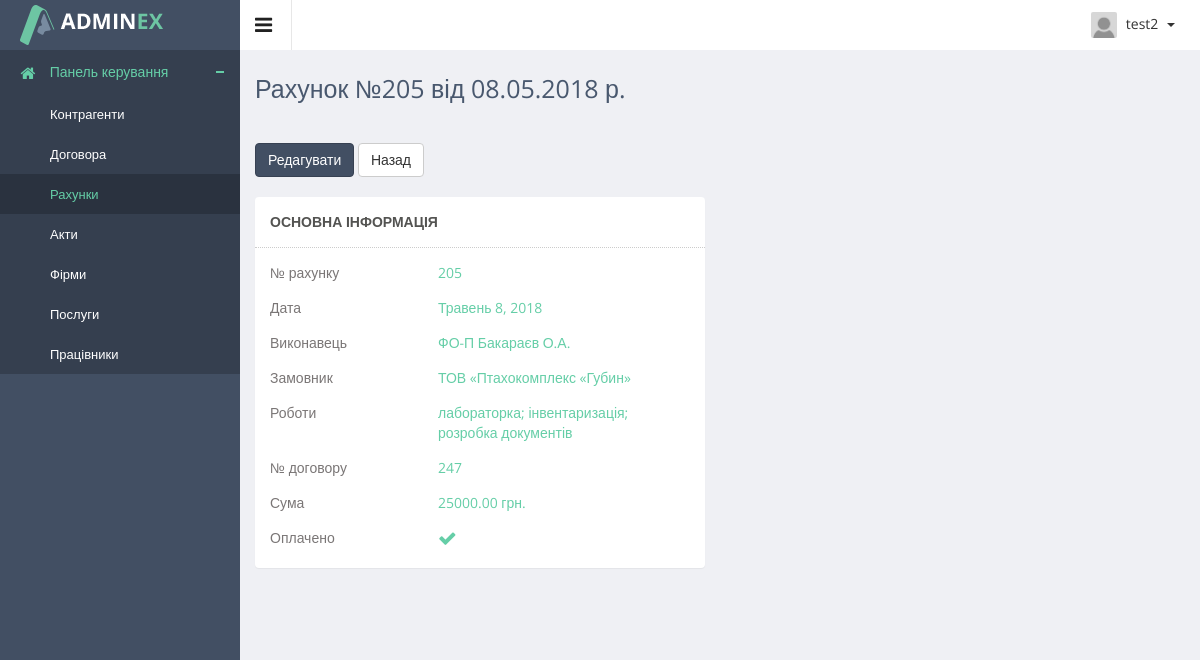
Page /crm/invoice/read/8 (signed in) on the committed database.
### authapp/models.py (models this page shows)
class ProjectUser(AbstractUser):
    parent_name = models.CharField(verbose_name='по-батькові', max_length=20, blank=True)
    date_of_birth = models.DateField(verbose_name='дата народження', blank=True, null=True)
    phone1 = models.CharField(verbose_name='номер телефона', max_length=16, blank=True)
    phone2 = models.CharField(verbose_name='номер телефона', max_length=16, blank=True, null=True)
    avatar = models.ImageField(verbose_name='фото', upload_to='users_avatars', blank=True)
    is_dir = models.BooleanField(verbose_name='керівник', default=False)
    is_assistant = models.BooleanField(verbose_name='помічник', default=False)
    is_client = models.BooleanField(verbose_name='клієнт', default=False)
    def __str__(self):
        return self.username

### crmapp/models.py (models this page shows, shortened)
class Invoice(models.Model):
    num_invoice = models.PositiveIntegerField(verbose_name='№ рахунку', blank=True)
    date_create = models.DateField(verbose_name='дата')
    contract = models.ForeignKey(Contract, related_name='contract', verbose_name='договір', on_delete=models.PROTECT)
    performer = models.ForeignKey(Firm, related_name='performer', verbose_name='виконавець', on_delete=models.PROTECT)
    payer = models.ForeignKey(Partner, related_name='payer', verbose_name='платник', on_delete=models.PROTECT)
    works = models.TextField(verbose_name='назва', blank=True)
    quantity = models.PositiveIntegerField(verbose_name='кількість', default=1)
    price = models.DecimalField(verbose_name='ціна', max_digits=10, decimal_places=2, blank=True,
                                default='0.00')
    is_paid = models.BooleanField(verbose_name='оплачений', default=False)

class Firm(models.Model):
    full_name = models.CharField(verbose_name='повна назва підприємства', max_length=150)
    short_name = models.CharField(verbose_name='скорочена назва підприєства', max_length=80)
    inn = models.CharField(verbose_name='ідентификаційний номер', max_length=15, blank=True)
    edrpoy = models.CharField(verbose_name='єдрпоу', max_length=10, blank=True)
    dfro = models.CharField(verbose_name='дфро', max_length=15, blank=True)
    payment_account = models.CharField(verbose_name='розрахунковий рахунок', max_length=20, blank=True)
    bank = models.ForeignKey(Bank, on_delete=models.PROTECT, verbose_name='банк', default='')
    cert_vat = models.CharField(verbose_name='свідоцтво платника пдв', max_length=15, blank=True)
    dir_name = models.CharField(verbose_name='директор', max_length=150, blank=True)
    phone1 = models.CharField(verbose_name='номер телефона', max_length=16, blank=True)
    phone2 = models.CharField(verbose_name='номер телефона', max_length=16, blank=True)
    phone3 = models.CharField(verbose_name='номер телефона', max_length=16, blank=True)
    email = models.EmailField(verbose_name='email', max_length=100, blank=True)
    zipcode = models.PositiveIntegerField(verbose_name='поштовий індекс', default=0)
    country = models.CharField(verbose_name='країна', max_length=20, default='Україна')
    region = models.CharField(verbose_name='область', max_length=50, default='Волинська обл.')
    district = models.CharField(verbose_name='район', max_length=50, blank=True)
    town = models.CharField(verbose_name='населений пункт', max_length=50, blank=True)
    address = models.CharField(verbose_name='адреса', max_length=50, blank=True)
    def __str__(self):
        return self.short_name

class Partner(models.Model):
    entity = models.BooleanField(verbose_name='юридична особа', default=False)
    full_name = models.CharField(verbose_name='повна назва підприємства', max_length=150)
    short_name = models.CharField(verbose_name='скорочена назва підприєства', max_length=80)
    inn = models.CharField(verbose_name='ідентификаційний номер', max_length=15, blank=True)
    edrpoy = models.CharField(verbose_name='єдрпоу', max_length=10, blank=True)
    dfro = models.CharField(verbose_name='дфро', max_length=15, blank=True)
    payment_account = models.CharField(verbose_name='розрахунковий рахунок', max_length=20, blank=True)
    bank = models.ForeignKey(Bank, on_delete=models.PROTECT, verbose_name='банк', default='')
    cert_vat = models.CharField(verbose_name='свідоцтво платника пдв', max_length=15, blank=True)
    dir_name = models.CharField(verbose_name='директор', max_length=150, blank=True)
    responsible = models.CharField(verbose_name='відповідальна особа', max_length=150, blank=True)
    phone1 = models.CharField(verbose_name='номер телефона', max_length=16, blank=True)
    phone2 = models.CharField(verbose_name='номер телефона', max_length=16, blank=True)
    phone3 = models.CharField(verbose_name='номер телефона', max_length=16, blank=True)
    email = models.EmailField(verbose_name='email', max_length=100, blank=True)
    zipcode = models.PositiveIntegerField(verbose_name='поштовий індекс', default=0)
    country = models.CharField(verbose_name='країна', max_length=20, default='Україна')
    region = models.CharField(verbose_name='область', max_length=50, default='Волинська обл.')
    district = models.CharField(verbose_name='район', max_length=50, blank=True)
    town = models.CharField(verbose_name='населений пункт', max_length=50, blank=True)
    address = models.CharField(verbose_name='адреса', max_length=50, blank=True)
    def __str__(self):
        return self.short_name

class Contract(models.Model):
    number = models.PositiveIntegerField(verbose_name='№ договору', unique=True)
    date_start = models.DateField(verbose_name='дата укладання')
    date_end = models.DateField(verbose_name='дата закінчення')
    client = models.ForeignKey(Partner, related_name='partner', verbose_name='замовник', on_delete=models.PROTECT)
    performer = models.ForeignKey(Firm, related_name='firm', verbose_name='виконавець', on_delete=models.PROTECT)
    works = models.TextField(verbose_name='предмет договору', help_text='заповніть через ;', blank=True)
    cost = models.DecimalField(verbose_name='вартість робіт', max_digits=10, decimal_places=2, blank=True,
                               default='0.00')
    vat = models.DecimalField(verbose_name='ПДВ', max_digits=10, decimal_places=2, blank=True, default='0.00')
    cost_vat = models.DecimalField(verbose_name='вартість з ПДВ', max_digits=10, decimal_places=2, blank=True,
                                   default='0.00')
    district = models.CharField(verbose_name='район', max_length=50, blank=True)
    town = models.CharField(verbose_name='населений пункт', max_length=50, blank=True)
    address = models.CharField(verbose_name='адреса', max_length=50, blank=True)
    note = models.TextField(verbose_name='примітка', blank=True)

### crmapp/views.py (the view)
# urls.py: re_path(r'^invoice/read/(?P<invoice_pk>\d+)$', crmapp.invoice_read_view, name='invoice_read'),
@login_required
@user_passes_test(lambda user: user.is_assistant or user.is_superuser or user.is_dir)
def invoice_read_view(request, invoice_pk):
    invoice = get_object_or_404(Invoice, pk=invoice_pk)
    dt = datetime.strftime(invoice.date_create, '%d.%m.%Y')
    title = f'Рахунок №{invoice.num_invoice} від {dt} р.'
    context = {
        'title': title,
        'object': invoice,
    }
    return render(request, 'crmapp/invoice_detail.html', context)

### adminapp/templatetags/tags.py (called while the page is built)
@register.filter
def default_avatar(string):
    if not string:
        string = 'users_avatars/gravatar.png'
    new_string = f'{URL_PREFIX}{string}'
    return new_string

### crmapp/templates/crmapp/invoice_detail.html (shortened to what this page needs)
{% extends 'mainapp/base.html' %}
{% load staticfiles %}
{% load tags %}
{% block container %}
<div class="row">
    <div class="col-lg-6">
        <a href="{% url 'crm:invoice_update' object.pk %}">
            <button class="btn btn-primary" type="button">Редагувати</button>
        </a>
        <a href="{% url 'crm:invoices' %}">
            <button class="btn btn-default" type="button">Назад</button>
        </a>
    </div>
</div>
<br>
<div class="row">
    <div class="col-lg-6">
        <section class="panel">
            <header class="panel-heading">
                Основна інформація
            </header>
            <div class="panel-body">
                <ul class="p-info">
                    <li>
                        <div class="title">№ рахунку</div>
                        <div class="desk">{{ object.num_invoice }}</div>
                    </li>
                    <li>
                        <div class="title">Дата</div>
                        <div class="desk">{{ object.date_create }}</div>
                    </li>
                    <li>
                        <div class="title">Виконавець</div>
                        <div class="desk">{{ object.performer }}</div>
                    </li>
                    <li>
                        <div class="title">Замовник</div>
                        <div class="desk">{{ object.payer }}</div>
                    </li>
                    <li>
                        <div class="title">Роботи</div>
                        <div class="desk">{{ object.works }}</div>
                    </li>
                    <li>
                        <div class="title">№ договору</div>
                        <div class="desk">{{ object.contract.number }}</div>
                    </li>
                    <li>
                        <div class="title">Сума</div>
                        <div class="desk">{{ object.price }}&nbsp;грн.</div>
                    </li>
                    <li>
                        <div class="title">Оплачено</div>
                        <div class="desk">
                            {% if object.is_paid %}
                            <i class="fa fa-check fa-lg" aria-hidden="true"></i>
                            {% else %}
                            <i class="fa fa-times fa-lg" aria-hidden="true" style="color: #FF6666;"></i>
                            {% endif %}
                        </div>
                    </li>
                </ul>
            </div>
        </section>
    </div>
</div>
{% endblock %}

### mainapp/templates/mainapp/includes/inc_right_menu.html (shortened to what this page needs)
{% load staticfiles %}
{% load tags %}
<ul class="notification-menu">
    <li>
        <a href="#" class="btn btn-default dropdown-toggle" data-toggle="dropdown">
            <img src="{{ user.avatar|default_avatar }}" alt=""/>
            {{ user }}
            <span class="caret"></span>
        </a>
    </li>
</ul>

### rows in the picture
ProjectUser: username "test2"
Invoice: num_invoice "205", date_create "Травень 8, 2018", performer "ФО-П Бакараєв О.А.", payer "ТОВ «Птахокомплекс «Губин»", works "лабораторка; інвентаризація; розробка документів", contract.number "247", price "25000.00"

### other values in the picture
{{ title }} "Рахунок №205 від 08.05.2018 р."
